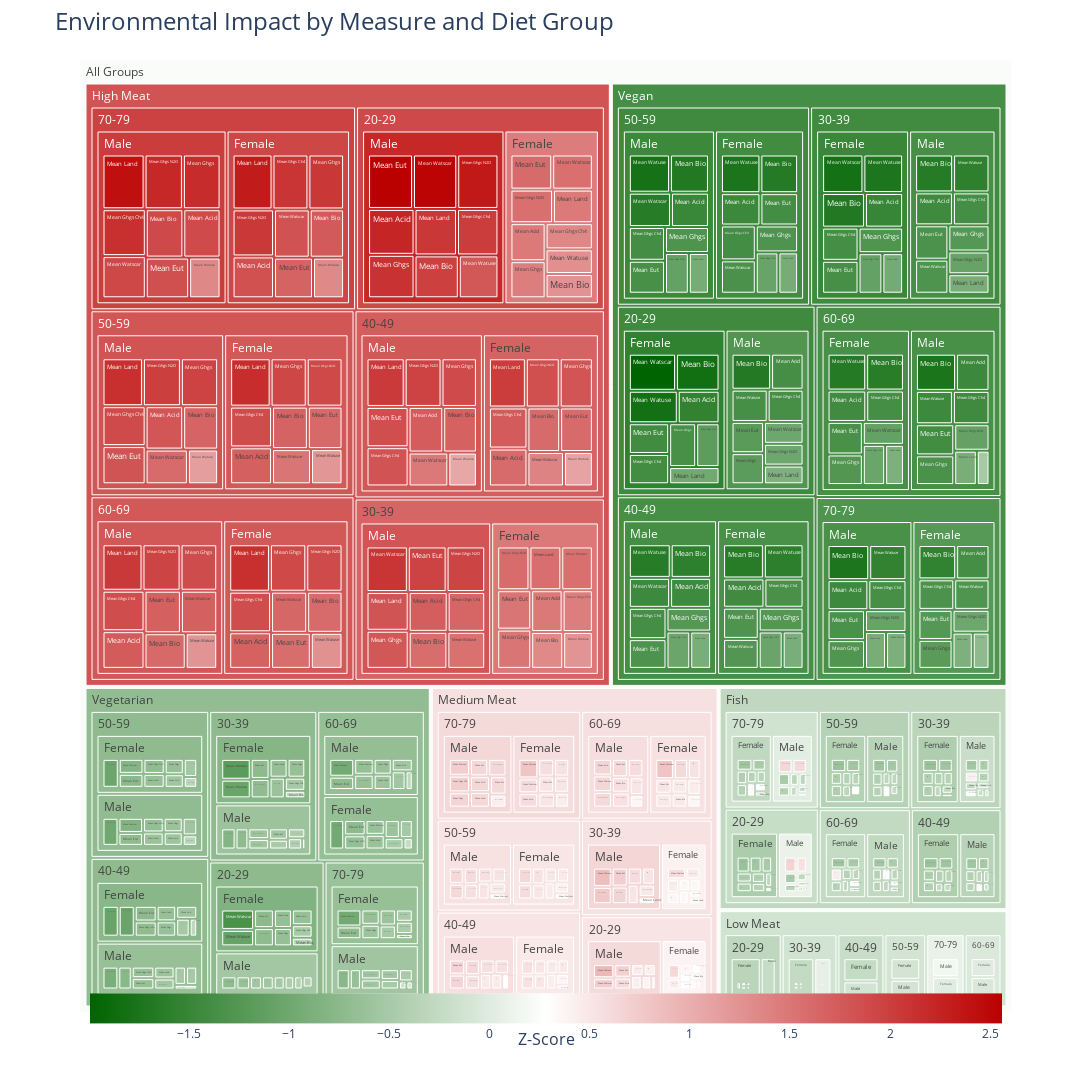

The code cell stored with this chart in its notebook:
### Code cell
import pandas as pd
import plotly.express as px

# Load data
df = pd.read_csv('Results_21Mar2022.csv')

# Aggregate the measures by taking the mean
agg_df = df.groupby(['diet_group', 'age_group', 'sex']).agg(
    {
        'mean_ghgs': ['mean'], 
        'mean_land': ['mean'],
        'mean_watscar': ['mean'],
        'mean_eut': ['mean'],
        'mean_ghgs_ch4': ['mean'],
        'mean_ghgs_n2o': ['mean'],
        'mean_bio': ['mean'],
        'mean_watuse': ['mean'],
        'mean_acid': ['mean']
    }
)
measures = ['mean_ghgs', 'mean_land', 'mean_watscar', 'mean_eut', 'mean_ghgs_ch4', 'mean_ghgs_n2o', 'mean_bio', 'mean_watuse', 'mean_acid']

# Calculate Z-scores for each measure
for measure in measures:
    agg_df["z_" + measure] = (agg_df[measure] - agg_df[measure].mean()) / agg_df[measure].std()

# Reshape the data into long format
agg_df.reset_index(inplace=True)  # Reset index
agg_df.columns = agg_df.columns.droplevel(1)  # Drop second level of MultiIndex
long_df = agg_df.melt(
    id_vars=['diet_group', 'age_group', 'sex'], 
    value_vars=[f"z_{measure}" for measure in measures], 
    var_name='measure', 
    value_name='z_score'
)

# Rename columns for better labels
long_df['diet_group'] = long_df['diet_group'].replace({
    'meat100': 'High Meat', 
    'meat': 'Medium Meat', 
    'meat50': 'Low Meat',
    'vegan': 'Vegan',
    'veggie': 'Vegetarian',
    'fish': 'Fish'
})
long_df['sex'] = long_df['sex'].replace({'male': 'Male', 'female': 'Female'})
long_df['measure'] = long_df['measure'].str.replace('z_', '').str.replace('_', ' ').str.title()

long_df.loc[:, 'z_score_abs'] = long_df['z_score'].abs()

# Create the treemap
fig = px.treemap(
    data_frame=long_df,
    path=[px.Constant('All Groups'), 'diet_group', 'age_group', 'sex', 'measure'],  # Add 'measure' to the hierarchy
    values='z_score_abs',  # Use Z-score as the value
    color='z_score',  # Color by Z-score
    color_continuous_scale=['darkgreen', 'white', '#bb0000']  # Custom color scale
)

# Update layout
fig.update_layout(
    title="Environmental Impact by Measure and Diet Group",
    title_font_size=24,
    coloraxis_colorbar=dict(
        title="Z-Score",
        title_font_size=16,
        tickfont_size=12,
        orientation="h",
        xanchor="center", 
        x=0.5,
        y=-0.05,
        title_side="bottom"
    ),
    width=2000,
    height=2000
)

# Update hover template to show relevant information
fig.update_traces(hovertemplate='Group = %{label}<br>Measure = %{parent}<br>Z-Score = %{color}<extra></extra>')

# Show the plot
fig.show()

fig.write_html("treemap_hier.html")

### Figure 1 — Plotly figure (JSON) as saved in the notebook; plotly's stock layout.template omitted (floating-point values rounded to 4 significant figures; data arrays with more than 128 entries replaced by an {"elided": "..."} marker saying what was removed)
{"data": [{"branchvalues": "total", "customdata": {"elided": "763x1 float values"}, "domain": {"x": [0, 1], "y": [0, 1]}, "hovertemplate": "Group = %{label}<br>Measure = %{parent}<br>Z-Score = %{color}<extra></extra>", "ids": {"elided": "763 str values"}, "labels": {"elided": "763 str values"}, "marker": {"coloraxis": "coloraxis", "colors": {"elided": "763 float values"}}, "name": "", "parents": {"elided": "763 str values"}, "type": "treemap", "values": {"elided": "763 float values"}}], "layout": {"coloraxis": {"colorbar": {"orientation": "h", "tickfont": {"size": 12}, "title": {"font": {"size": 16}, "side": "bottom", "text": "Z-Score"}, "x": 0.5, "xanchor": "center", "y": -0.05}, "colorscale": [[0, "darkgreen"], [0.5, "white"], [1, "#bb0000"]]}, "height": 2000, "legend": {"tracegroupgap": 0}, "margin": {"t": 60}, "title": {"font": {"size": 24}, "text": "Environmental Impact by Measure and Diet Group"}, "width": 2000}}
